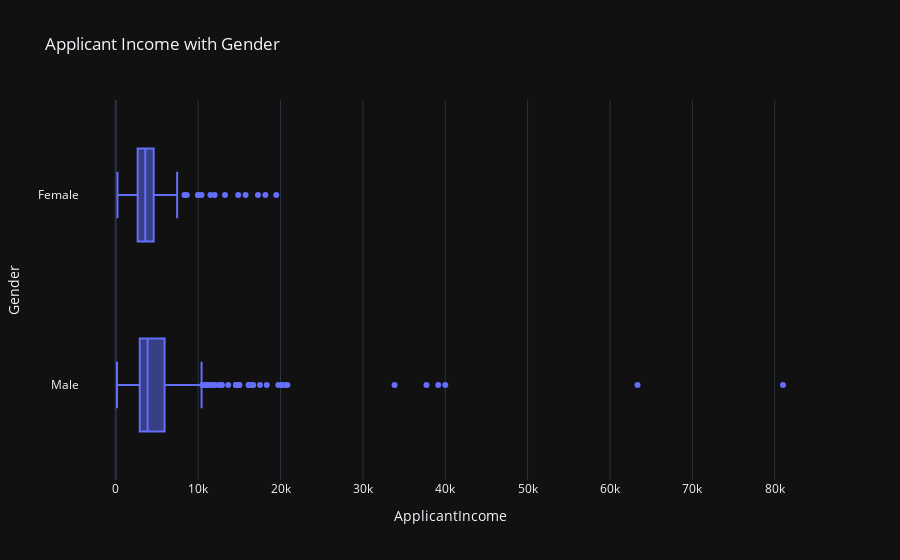

Notebook code for this chart:
### Markdown cell above
#### Income and Gender

### Code cell
fig = px.box(
    data,
    x=data["ApplicantIncome"],
    y=data["Gender"],
    title="Applicant Income with Gender",
)
fig.show()

### Figure 1 — Plotly figure (JSON) as saved in the notebook; plotly's stock layout.template omitted (floating-point values rounded to 4 significant figures; data arrays with more than 128 entries replaced by an {"elided": "..."} marker saying what was removed)
{"data": [{"alignmentgroup": "True", "hovertemplate": "ApplicantIncome=%{x}<br>Gender=%{y}<extra></extra>", "legendgroup": "", "marker": {"color": "#636efa"}, "name": "", "notched": false, "offsetgroup": "", "orientation": "h", "showlegend": false, "type": "box", "x": {"elided": "614 int values"}, "x0": " ", "xaxis": "x", "y": {"elided": "614 str values"}, "y0": " ", "yaxis": "y"}], "layout": {"boxmode": "group", "legend": {"tracegroupgap": 0}, "title": {"text": "Applicant Income with Gender"}, "xaxis": {"anchor": "y", "domain": [0, 1], "title": {"text": "ApplicantIncome"}}, "yaxis": {"anchor": "x", "domain": [0, 1], "title": {"text": "Gender"}}}}
